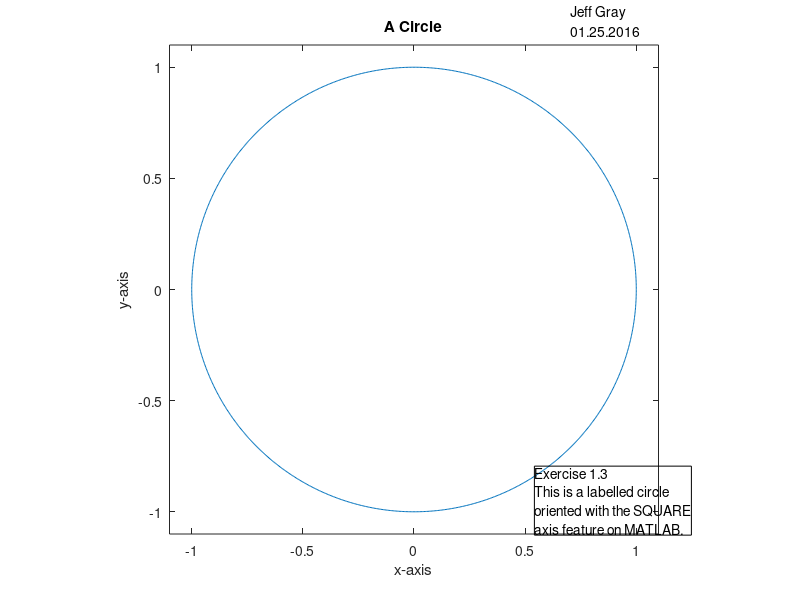

Write the MATLAB code that produced this figure.
function create_circle()
% remove possibly conflicting data
clf
clear

% create figure
figure1 = figure;

% create axes
axes1 = axes('Parent',figure1);
xlim(axes1,[-1.1 1.1]);
ylim(axes1,[-1.1 1.1]);
box(axes1,'on');
hold(axes1,'on');

% instantiate data for plot
points = [0:2*pi/1000:2*pi];

% create plot
plot(cos(points), sin(points));

% add text
text('Parent',axes1,'String',{'Jeff Gray','01.25.2016'},...
    'Position',[0.70471609403255 1.21139240506329 0]);

% add xlabel
xlabel('x-axis','FontSize',11);

% add ylabel
ylabel('y-axis','FontSize',11);

% add title
title('A Circle','FontSize',11);

% add textbox
annotation(figure1,'textbox',...
    [0.667985284421925 0.108116067008524 0.0950054262120613 0.118902435935125],...
    'String',{'Exercise 1.3','This is a labelled circle','oriented with the SQUARE','axis feature on MATLAB.'});

% set axis to square
axis('square')

